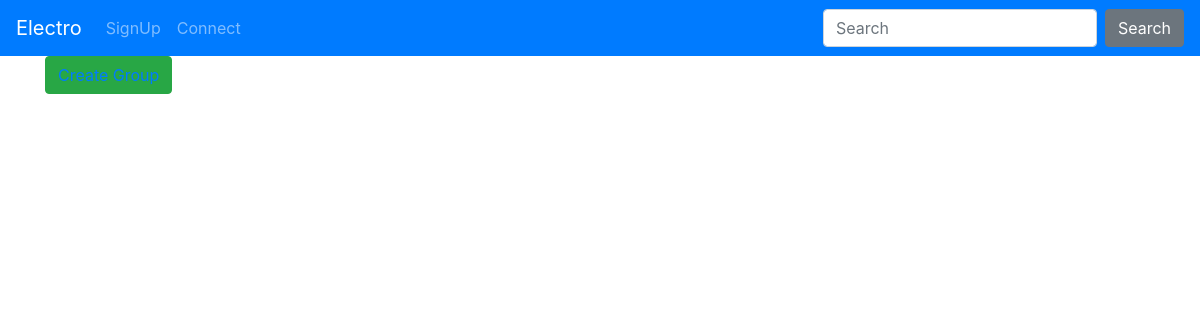
The app's page /groups/list/, older data.
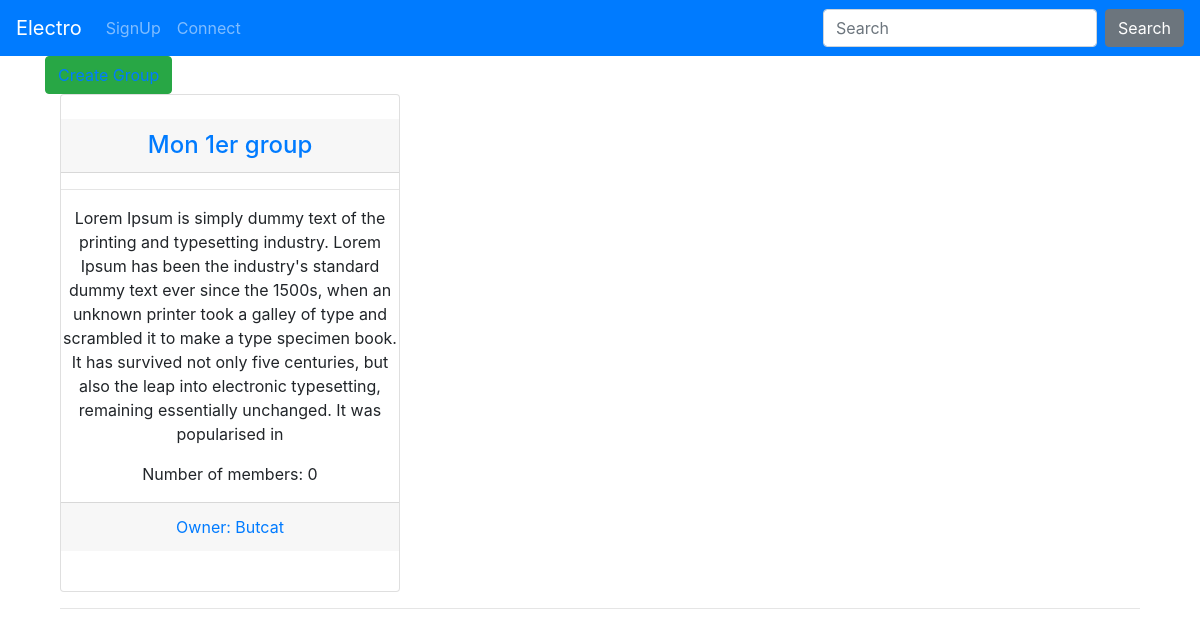
The same page, newer data.
### groups/models.py (models this page shows, shortened)
class Group(models.Model):
    title = models.CharField(max_length=30)
    description = models.TextField()
    members = models.ManyToManyField(User, blank=True, through='Member')
    banner = models.ImageField(upload_to='img', blank=True, null=True)
    owner = models.ForeignKey(settings.AUTH_USER_MODEL,
    on_delete=models.CASCADE, blank=True, null=True, related_name='owner')

### groups/views.py (the view, shortened to what this page needs)
# urls.py: path('list/', views.GroupListView.as_view(), name='list'),
class GroupListView(ListView):
    template_name = 'group/index_group.html'
    model = Group
    context_object_name = 'groups'

### groups/templates/group/index_group.html
{% extends 'base.html' %}
{% block page_content %}
<div class="container">
  <button class="btn btn-success">
  <a href="{% url 'groups:create' %}">Create Group</a>
</button>
<div class="container">
  {%  for group in groups  %}
  {% if forloop.counter0|divisibleby:3 %} <div class="row text-center"> {%  endif %}
    <div class="col-md-4">
      <div class="card">
        <div class="card-content">
          <br>
          <h4 class="card-header"><a href="{% url 'groups:detail' group.pk %}">{{ group.title }}</a></h4>
          <hr>
          <p class="card-text">{{ group.description }}<p>
            <p>Number of members: {{ group.members.count }}</p>
            <p class="card-footer"><a href="{% url 'groups:redirect' group.owner.pk %}">Owner: {{ group.owner }}</a></p>
            <br>
          </div>
        </div>
      </div>
      {%  if forloop.counter|divisibleby:3 or forloop.last %}</div><hr>{%  endif %}
      {%  endfor %}
    </div>
{% endblock %}

Row changes from the older to the newer data that the page shows:
added Group: title "Mon 1er group", description "Lorem Ipsum is simply dummy text of the printing and typesetting industry. Lorem Ipsum has been the industry's standard dummy text ever since the 1500s, when an unknown printer took a galley of type and scrambled it to make a type specimen book. It has survived not only five centuries, but also the leap into electronic typesetting, remaining essentially unchanged. It was popularised in", members.count "0", owner "Butcat"
